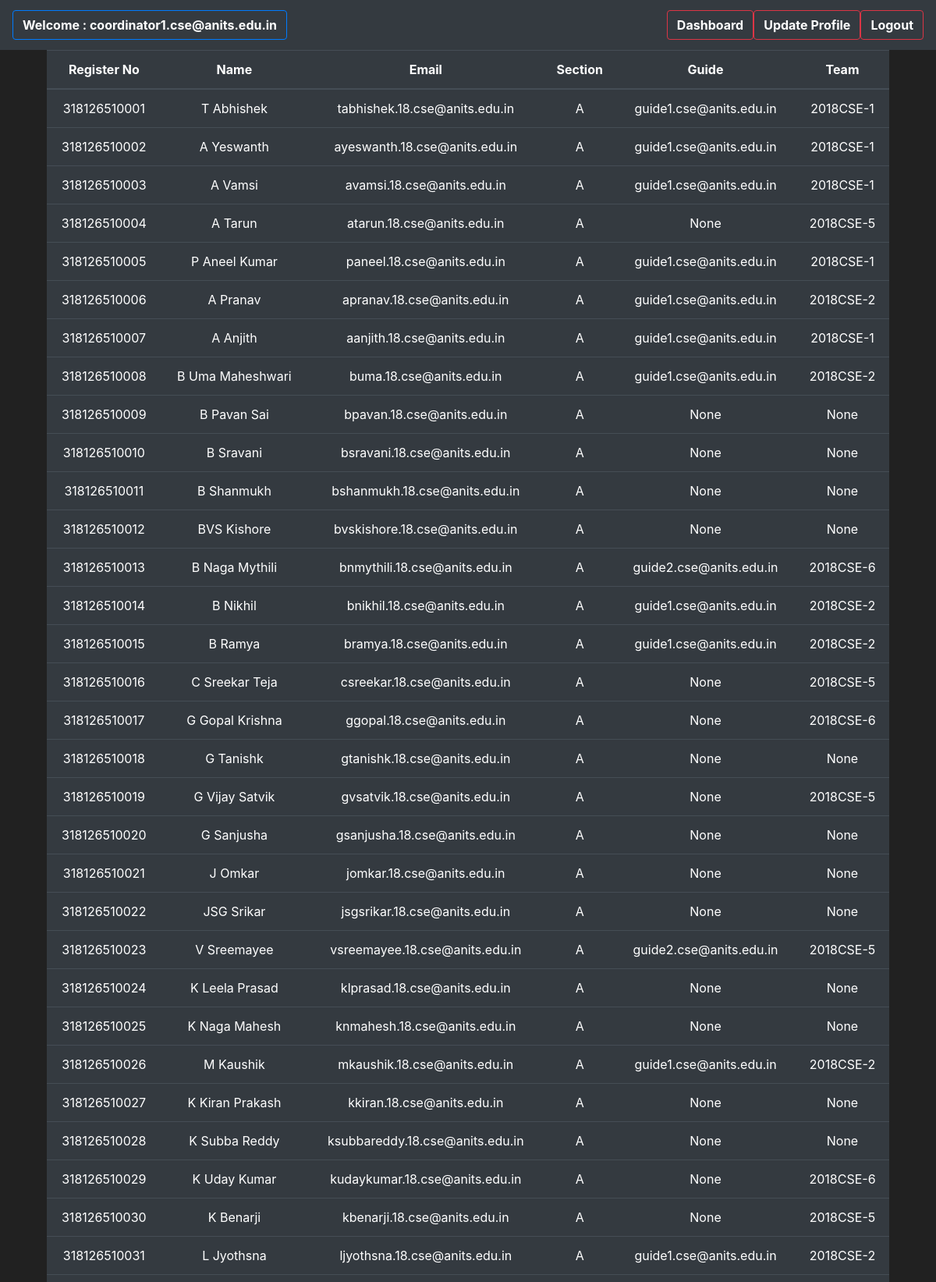
The app's page /view_student/2018CSE (signed in, upper part) with its own data.
### project/models.py (models this page shows, shortened)
class User(db.Model,UserMixin):
    id = db.Column(db.Integer(), primary_key=True)
    email = db.Column(db.String(length=50),nullable=False)
    role = db.Column(db.String(length=20),nullable=False)
    password_hash = db.Column(db.String(length=100),nullable=False)

class Student(db.Model,UserMixin):
    name = db.Column(db.String(length=50),nullable=False)
    email = db.Column(db.String(length=50),primary_key=True)
    reg_id = db.Column(db.String(length=13),nullable=False,unique=True)
    dept = db.Column(db.String(length=7),nullable=False)
    batch = db.Column(db.String(length=15),nullable=False)
    section = db.Column(db.String(length=2),nullable=False)
    password_hash = db.Column(db.String(length=100),nullable=False)
    guide = db.Column(db.String(length=50),nullable=True)
    team = db.Column(db.String(length=50),nullable=True)

### project/routes.py (the view)
@app.route('/view_student/<batch_name>',methods=['GET','POST'])
@login_required
def view_student_page(batch_name):
    batch = batch_name[0:4]
    dept = batch_name[4::]
    students = Student.query.filter_by(batch=batch,dept=dept)
    return render_template("view_student.html",students=students)

### project/models.py (called while the page is built)
@login_manager.user_loader
def load_user(user_id):
    return(User.query.get(int(user_id)))

### project/templates/view_student.html (shortened to what this page needs)
<!DOCTYPE html>
<html lang="en">
<head>
    <link rel="stylesheet" href="https://cdn.jsdelivr.net/npm/bootstrap@4.5.3/dist/css/bootstrap.min.css">
</head>
<body>
    <nav class="navbar navbar-expand-md navbar-dark bg-dark">
        <a class="navbar-brand" href="#">
            <button class="btn btn-outline-primary">
                <b>Welcome : {{ current_user.email }}</b>
            </button>
        </a>
        <ul class="navbar-nav">
            <ul class="navbar-nav mr-auto">
                <li class="nav-item">
                    <a href="{{ url_for('coordinator_dashboard_page') }}">
                        <button type="button" class="btn btn-outline-danger">
                            <b>Dashboard</b>
                        </button>
                    </a>
                </li>
                <li class="nav-item">
                    <a href="#">
                        <button type="button" class="btn btn-outline-danger">
                            <b>Update Profile</b>
                        </button>
                    </a>
                </li>
                <li class="nav-item">
                    <a href="{{ url_for('logout_page') }}">
                        <button type="button" class="btn btn-outline-danger">
                            <b>Logout</b>
                        </button>
                    </a>
                </li>
            </ul>
    </nav>
    <div class="text-center">
        <div class="container">
            <div class="col-12">
                <table class="table table-hover table-dark">
                    <thead>
                        <tr>
                            <th scope="col">Register No</th>
                            <th scope="col">Name</th>
                            <th scope="col">Email</th>
                            <th scope="col">Section</th>
                            <th scope="col">Guide</th>
                            <th scope="col">Team</th>
                        </tr>
                    </thead>
                    <tbody>
                        {% for student in students %}
                            <tr>
                                <td>{{ student.reg_id }}</td>
                                <td>{{ student.name }}</td>
                                <td>{{ student.email }}</td>
                                <td>{{ student.section }}</td>
                                <td>{{ student.guide }}</td>
                                <td>{{ student.team }}</td>
                            </tr>
                        {% endfor %}
                    </tbody>
                </table>
            </div>
        </div>
    </div>
   </body>
</body>

### project/templates/view_student.html (style rules this page uses)
body { background-color: #212121; color: white; }
b { color: white; }
body { background-color: #212121; color: white }

### records on screen
User: email "coordinator1.cse@anits.edu.in"
Student: reg_id "318126510001", name "T Abhishek", email "tabhishek.18.cse@anits.edu.in", section "A", guide "guide1.cse@anits.edu.in", team "2018CSE-1"
Student: reg_id "318126510002", name "A Yeswanth", email "ayeswanth.18.cse@anits.edu.in", section "A", guide "guide1.cse@anits.edu.in", team "2018CSE-1"
Student: reg_id "318126510003", name "A Vamsi", email "avamsi.18.cse@anits.edu.in", section "A", guide "guide1.cse@anits.edu.in", team "2018CSE-1"
Student: reg_id "318126510004", name "A Tarun", email "atarun.18.cse@anits.edu.in", section "A", guide "None", team "2018CSE-5"
Student: reg_id "318126510005", name "P Aneel Kumar", email "paneel.18.cse@anits.edu.in", section "A", guide "guide1.cse@anits.edu.in", team "2018CSE-1"
Student: reg_id "318126510006", name "A Pranav", email "apranav.18.cse@anits.edu.in", section "A", guide "guide1.cse@anits.edu.in", team "2018CSE-2"
Student: reg_id "318126510007", name "A Anjith", email "aanjith.18.cse@anits.edu.in", section "A", guide "guide1.cse@anits.edu.in", team "2018CSE-1"
Student: reg_id "318126510008", name "B Uma Maheshwari", email "buma.18.cse@anits.edu.in", section "A", guide "guide1.cse@anits.edu.in", team "2018CSE-2"
Student: reg_id "318126510009", name "B Pavan Sai", email "bpavan.18.cse@anits.edu.in", section "A", guide "None", team "None"
Student: reg_id "318126510010", name "B Sravani", email "bsravani.18.cse@anits.edu.in", section "A", guide "None", team "None"
Student: reg_id "318126510011", name "B Shanmukh", email "bshanmukh.18.cse@anits.edu.in", section "A", guide "None", team "None"
Student: reg_id "318126510012", name "BVS Kishore", email "bvskishore.18.cse@anits.edu.in", section "A", guide "None", team "None"
Student: reg_id "318126510013", name "B Naga Mythili", email "bnmythili.18.cse@anits.edu.in", section "A", guide "guide2.cse@anits.edu.in", team "2018CSE-6"
Student: reg_id "318126510014", name "B Nikhil", email "bnikhil.18.cse@anits.edu.in", section "A", guide "guide1.cse@anits.edu.in", team "2018CSE-2"
Student: reg_id "318126510015", name "B Ramya", email "bramya.18.cse@anits.edu.in", section "A", guide "guide1.cse@anits.edu.in", team "2018CSE-2"
Student: reg_id "318126510016", name "C Sreekar Teja", email "csreekar.18.cse@anits.edu.in", section "A", guide "None", team "2018CSE-5"
Student: reg_id "318126510017", name "G Gopal Krishna", email "ggopal.18.cse@anits.edu.in", section "A", guide "None", team "2018CSE-6"
Student: reg_id "318126510018", name "G Tanishk", email "gtanishk.18.cse@anits.edu.in", section "A", guide "None", team "None"
Student: reg_id "318126510019", name "G Vijay Satvik", email "gvsatvik.18.cse@anits.edu.in", section "A", guide "None", team "2018CSE-5"
Student: reg_id "318126510020", name "G Sanjusha", email "gsanjusha.18.cse@anits.edu.in", section "A", guide "None", team "None"
Student: reg_id "318126510021", name "J Omkar", email "jomkar.18.cse@anits.edu.in", section "A", guide "None", team "None"
Student: reg_id "318126510022", name "JSG Srikar", email "jsgsrikar.18.cse@anits.edu.in", section "A", guide "None", team "None"
Student: reg_id "318126510023", name "V Sreemayee", email "vsreemayee.18.cse@anits.edu.in", section "A", guide "guide2.cse@anits.edu.in", team "2018CSE-5"
Student: reg_id "318126510024", name "K Leela Prasad", email "klprasad.18.cse@anits.edu.in", section "A", guide "None", team "None"
Student: reg_id "318126510025", name "K Naga Mahesh", email "knmahesh.18.cse@anits.edu.in", section "A", guide "None", team "None"
Student: reg_id "318126510026", name "M Kaushik", email "mkaushik.18.cse@anits.edu.in", section "A", guide "guide1.cse@anits.edu.in", team "2018CSE-2"
Student: reg_id "318126510027", name "K Kiran Prakash", email "kkiran.18.cse@anits.edu.in", section "A", guide "None", team "None"
Student: reg_id "318126510028", name "K Subba Reddy", email "ksubbareddy.18.cse@anits.edu.in", section "A", guide "None", team "None"
Student: reg_id "318126510029", name "K Uday Kumar", email "kudaykumar.18.cse@anits.edu.in", section "A", guide "None", team "2018CSE-6"
Student: reg_id "318126510030", name "K Benarji", email "kbenarji.18.cse@anits.edu.in", section "A", guide "None", team "2018CSE-5"
Student: reg_id "318126510031", name "L Jyothsna", email "ljyothsna.18.cse@anits.edu.in", section "A", guide "guide1.cse@anits.edu.in", team "2018CSE-2"
